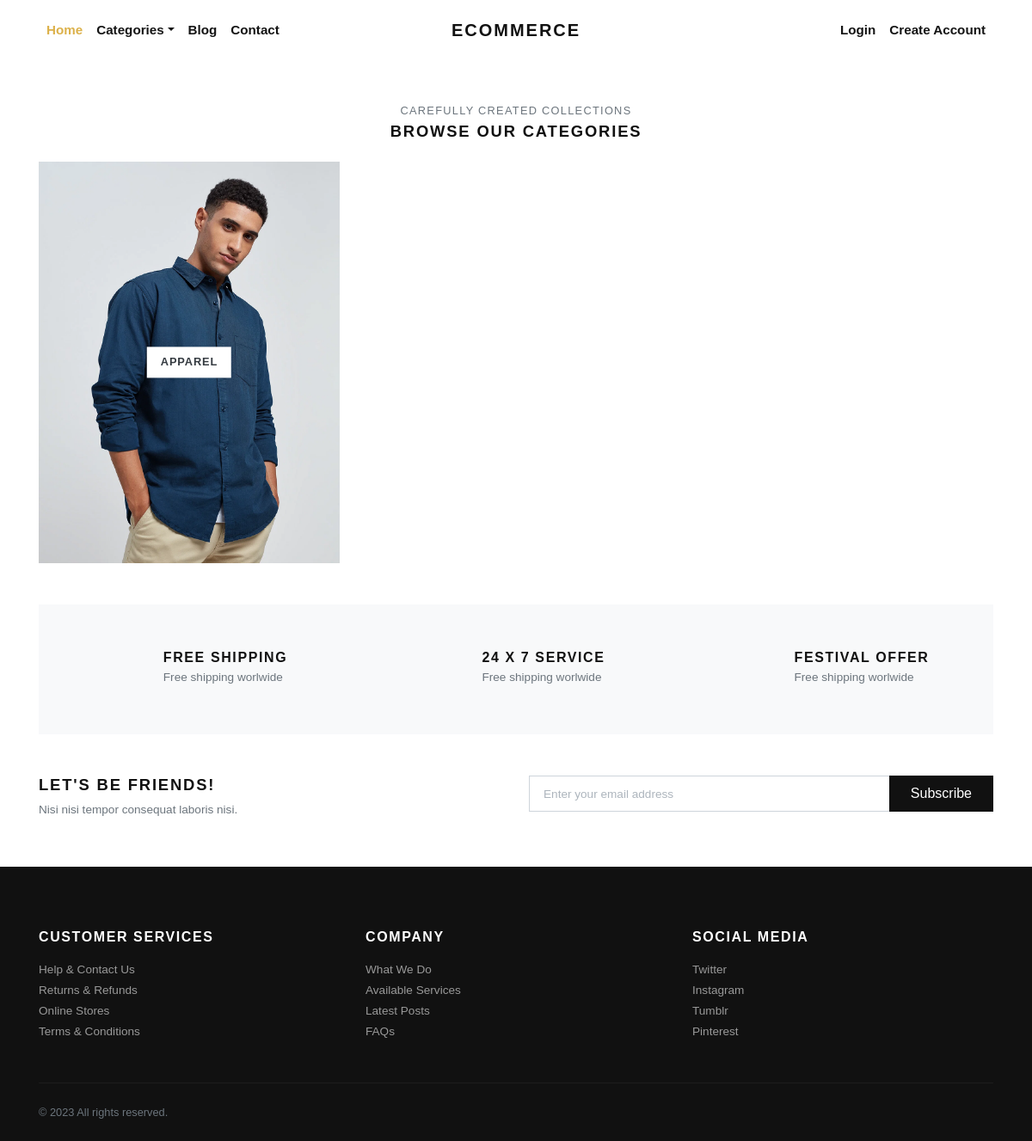
Page /categories/ on the earlier database version.
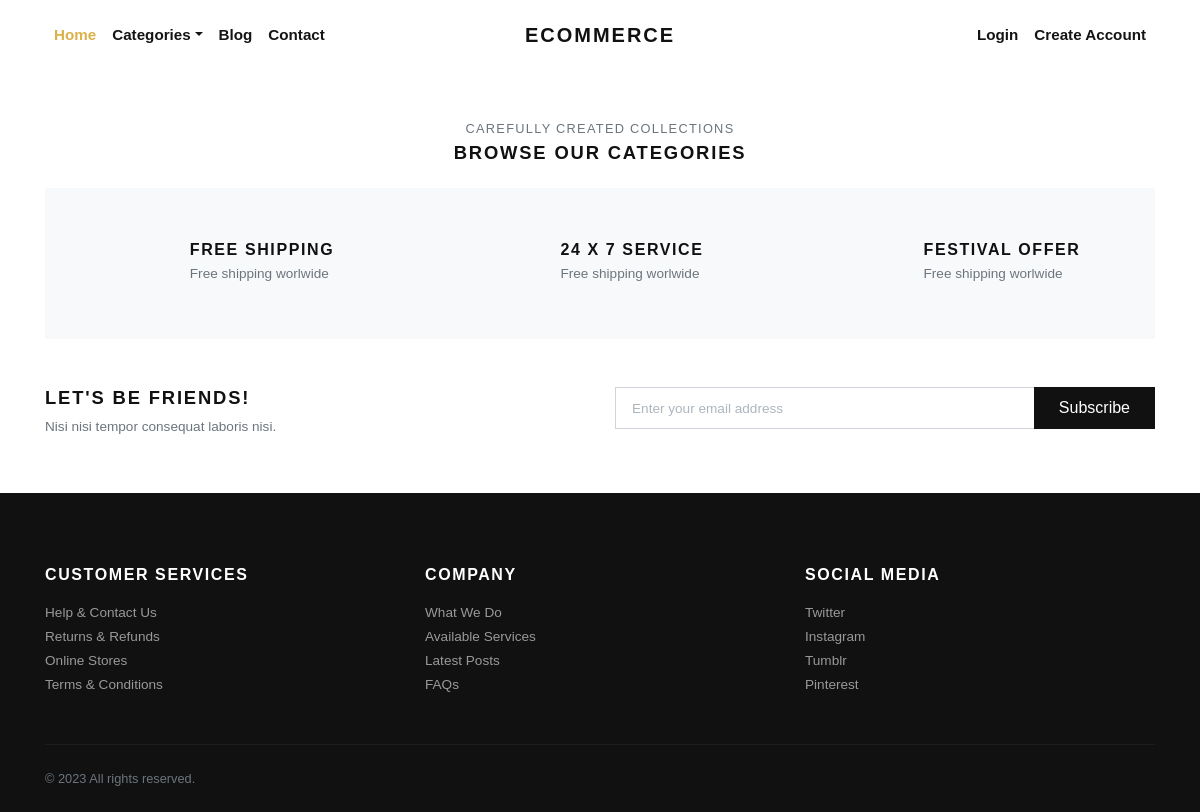
Same page on the later database version.
### store/models.py (models this page shows, shortened)
class Category(models.Model):
    title = models.CharField(max_length=50, verbose_name="Category Title")
    slug = models.SlugField(max_length=55, verbose_name="Category Slug")
    description = models.TextField(blank=True, verbose_name="Category Description")
    category_image = models.ImageField(upload_to='category', blank=True, null=True, verbose_name="Category Image")
    is_active = models.BooleanField(verbose_name="Is Active?")
    is_featured = models.BooleanField(verbose_name="Is Featured?")
    created_at = models.DateTimeField(auto_now_add=True, verbose_name="Created Date")
    updated_at = models.DateTimeField(auto_now=True, verbose_name="Updated Date")
    class Meta:
        verbose_name_plural = 'Categories'
        ordering = ('-created_at', )

### store/views.py (the view)
# urls.py: path('categories/', views.all_categories, name="all-categories"),
def all_categories(request):
    categories = Category.objects.filter(is_active=True)
    return render(request, 'store/categories.html', {'categories':categories})

### store/context_preprocessors.py (called while the page is built)
def store_menu(request):
    categories = Category.objects.filter(is_active=True)
    context = {
        'categories_menu': categories,
    }
    return context

def cart_menu(request):
    if request.user.is_authenticated:
        cart_items= Cart.objects.filter(user=request.user)
        context = {
            'cart_items': cart_items,
        }
    else:
        context = {}
    return context

### templates/store/categories.html (shortened to what this page needs)
{% extends 'base.html' %}
{% load static %}
      {% block content %}
      <div class="container">
        <section class="pt-5">
          <header class="text-center">
            <p class="small text-muted small text-uppercase mb-1">Carefully created collections</p>
            <h2 class="h5 text-uppercase mb-4">Browse our categories</h2>
          </header>
          <div class="row">
          {% if categories %}
            {% for category in categories %}
              <div class="col-md-4 mb-4 mb-md-5">
                <a class="category-item" href="{% url 'store:category-products' category.slug %}">
                  <strong class="category-item-title">{{ category.title }}</strong>
                </a>
              </div>
            {% endfor %}
          {% endif %}
          </div>
        </section>
        <section class="py-5 bg-light">
          <div class="container">
            <div class="row text-center">
              <div class="col-lg-4 mb-3 mb-lg-0">
                <div class="d-inline-block">
                  <div class="media align-items-end">
                    <svg class="svg-icon svg-icon-big svg-icon-light">
                      <use xlink:href="#delivery-time-1"> </use>
                    </svg>
                    <div class="media-body text-left ml-3">
                      <h6 class="text-uppercase mb-1">Free shipping</h6>
                      <p class="text-small mb-0 text-muted">Free shipping worlwide</p>
                    </div>
                  </div>
                </div>
              </div>
              <div class="col-lg-4 mb-3 mb-lg-0">
                <div class="d-inline-block">
                  <div class="media align-items-end">
                    <svg class="svg-icon svg-icon-big svg-icon-light">
                      <use xlink:href="#helpline-24h-1"> </use>
                    </svg>
                    <div class="media-body text-left ml-3">
                      <h6 class="text-uppercase mb-1">24 x 7 service</h6>
                      <p class="text-small mb-0 text-muted">Free shipping worlwide</p>
                    </div>
                  </div>
                </div>
              </div>
              <div class="col-lg-4">
                <div class="d-inline-block">
                  <div class="media align-items-end">
                    <svg class="svg-icon svg-icon-big svg-icon-light">
                      <use xlink:href="#label-tag-1"> </use>
                    </svg>
                    <div class="media-body text-left ml-3">
                      <h6 class="text-uppercase mb-1">Festival offer</h6>
                      <p class="text-small mb-0 text-muted">Free shipping worlwide</p>
                    </div>
                  </div>
                </div>
              </div>
            </div>
          </div>
        </section>
        <section class="py-5">
          <div class="container p-0">
            <div class="row">
              <div class="col-lg-6 mb-3 mb-lg-0">
                <h5 class="text-uppercase">Let's be friends!</h5>
                <p class="text-small text-muted mb-0">Nisi nisi tempor consequat laboris nisi.</p>
              </div>
              <div class="col-lg-6">
                <form action="#">
                  <div class="input-group flex-column flex-sm-row mb-3">
                    <input class="form-control form-control-lg py-3" type="email" placeholder="Enter your email address" aria-describedby="button-addon2">
                    <div class="input-group-append">
                      <button class="btn btn-dark btn-block" id="button-addon2" type="submit">Subscribe</button>
                    </div>
                  </div>
                </form>
              </div>
            </div>
          </div>
        </section>
      </div>
      {% endblock content %}

Differences in the rows shown:
removed Category: title "APPAREL"
